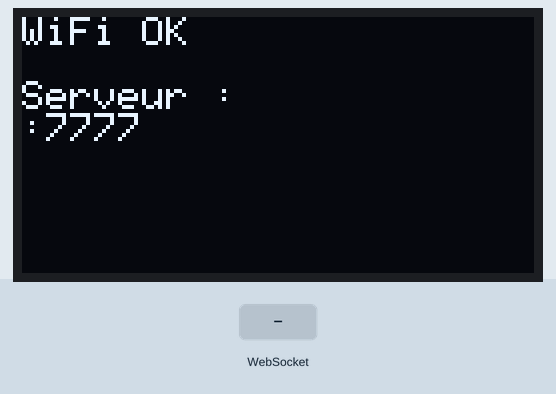
Bench run of a sketch on a simulated ESP32. Shown: 128×64 one-colour display. The inputs (shaded band) are chosen by the test bench. WiFi joins after 1.5 s; servers stay silent unless stated; random numbers use the default seed unless the sketch sets one; not simulated (calls return 0 or success): secrets.h; what the sketch prints to the serial monitor is not drawn.

Above: at 1.6 s.
At 4.7 s:
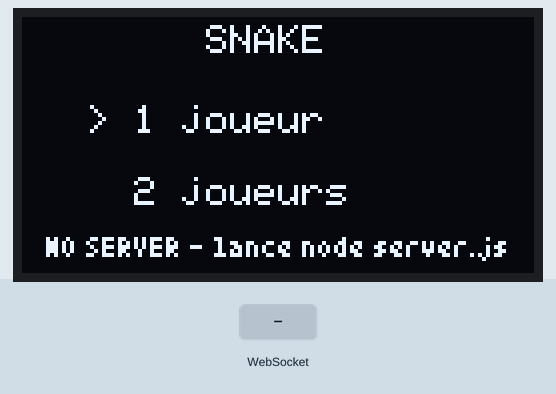
4.8 s: WebSocket text "start" received
At 9.7 s:
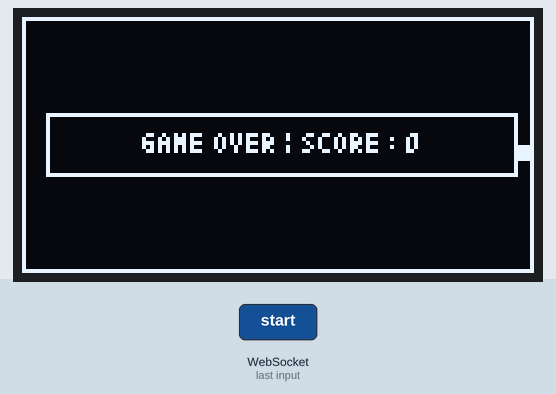
9.9 s: WebSocket text "up" received
At 10.8 s:
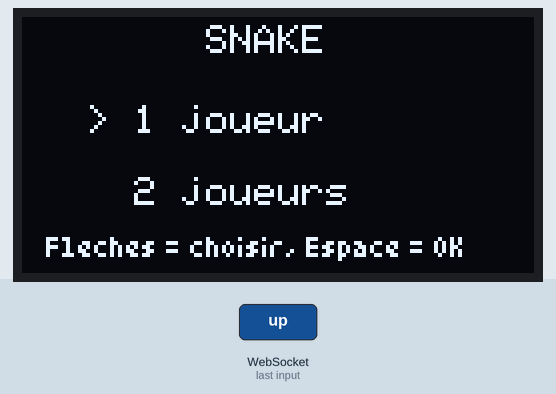
Timing chart, 0 to 12.9 s (numbered marks = the images above; inputs shaded):
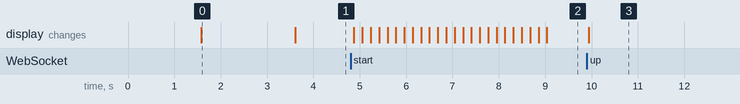

Measured:
- after the input at 4.8 s, the display: first changes after 0.07 s (image 2 shows a later state)
- after the input at 9.9 s, the display: changes at once (image 3)
- what the display in image 0 shows lasts 2.0 s, from 1.6 s to 3.6 s

The sketch:

snake_client.ino
```cpp
#include <WiFi.h>
#include <WebSocketsClient.h>
#include <Wire.h>
#include <Adafruit_GFX.h>
#include <Adafruit_SSD1306.h>
#include "secrets.h"
#include <Fonts/TomThumb.h>

#define SCREEN_WIDTH 128
#define SCREEN_HEIGHT 64
#define OLED_ADDR 0x3C
#define CELL 4
#define GRID_W (SCREEN_WIDTH / CELL)
#define GRID_H (SCREEN_HEIGHT / CELL)
#define MAX_LEN (GRID_W * GRID_H)

#define PORT 7777

const char* ssid = WIFI_SSID;
const char* password = WIFI_PASSWORD;

Adafruit_SSD1306 display(SCREEN_WIDTH, SCREEN_HEIGHT, &Wire, -1);
WebSocketsClient webSocket;
bool connected = false;

struct Snake {
  uint8_t bodyX[MAX_LEN], bodyY[MAX_LEN];
  int length;
  int dirX, dirY, nextDirX, nextDirY; //current dir / next dir
  bool dead;
};

Snake player1;
Snake player2;
bool twoPlayers = false;
bool inMenu = true;
int menuSelection = 0;
uint8_t foodX, foodY;
unsigned long lastTick = 0;
const unsigned long TICK_MS = 180;
bool noWalls = false;

bool cellOnSnake(Snake& snake, uint8_t cellX, uint8_t cellY) {
  for (int i = 0; i < snake.length; i++)
    if (snake.bodyX[i] == cellX && snake.bodyY[i] == cellY) return true;
  return false;
}

//place la nourriture du snake aléatoirement sur une case.
void placeFood() {
  while (true) {
    uint8_t candidateX = random(GRID_W);
    uint8_t candidateY = random(GRID_H);
    if (cellOnSnake(player1, candidateX, candidateY)) continue;
    if (twoPlayers && cellOnSnake(player2, candidateX, candidateY)) continue;
    foodX = candidateX; foodY = candidateY; return;
  }
}

void resetSnake(Snake& snake, int startX, int startY, int startDirX) {
  snake.length = 3;
  for (int i = 0; i < snake.length; i++) { snake.bodyX[i] = startX - i * startDirX; snake.bodyY[i] = startY; }
  snake.dirX = startDirX; snake.dirY = 0;
  snake.nextDirX = startDirX; snake.nextDirY = 0;
  snake.dead = false;
}

void resetGame() {
  resetSnake(player1, GRID_W / 4, GRID_H / 2, 1);
  if (twoPlayers) resetSnake(player2, 3 * GRID_W / 4, GRID_H / 2, -1);
  placeFood();
}

void setDirection(Snake& snake, int dx, int dy) {
  if (dx == -snake.dirX && dy == -snake.dirY) return;
  snake.nextDirX = dx; snake.nextDirY = dy;
}

//calcule le déplacement de la tête
bool headOf(Snake& snake, int& newX, int& newY) {
  newX = snake.bodyX[0] + snake.dirX;
  newY = snake.bodyY[0] + snake.dirY;
  if (noWalls) {
    newX = (newX + GRID_W) % GRID_W;
    newY = (newY + GRID_H) % GRID_H;
    return true;
  }
  return !(newX < 0 || newX >= GRID_W || newY < 0 || newY >= GRID_H);
}

bool hitsSnake(Snake& snake, int cellX, int cellY, bool skipTail) {
  for (int i = 0; i < snake.length; i++) {
    if (skipTail && i == snake.length - 1) continue;
    if (snake.bodyX[i] == cellX && snake.bodyY[i] == cellY) return true;
  }
  return false;
}

void moveSnake(Snake& snake, int newX, int newY) {
  bool ateFood = newX == foodX && newY == foodY;
  if (ateFood && snake.length < MAX_LEN) snake.length++;
  for (int i = snake.length - 1; i > 0; i--) { snake.bodyX[i] = snake.bodyX[i - 1]; snake.bodyY[i] = snake.bodyY[i - 1]; }
  snake.bodyX[0] = newX; snake.bodyY[0] = newY;
  if (ateFood) placeFood();
}

void gameTick() {
  if (gameEnded()) return;
  //applique la direction
  player1.dirX = player1.nextDirX; player1.dirY = player1.nextDirY;
  if (twoPlayers) { player2.dirX = player2.nextDirX; player2.dirY = player2.nextDirY; }
  //calcule où vont les têtes
  int head1X, head1Y, head2X = 0, head2Y = 0;
  bool head1Valid = headOf(player1, head1X, head1Y);
  bool head2Valid = twoPlayers ? headOf(player2, head2X, head2Y) : false;
  //mort à cause du mur
  bool player1Dies = !head1Valid;
  bool player2Dies = twoPlayers && !head2Valid;

  if (!player1Dies) {
    bool player1Ate = head1X == foodX && head1Y == foodY;
    if (hitsSnake(player1, head1X, head1Y, !player1Ate)) player1Dies = true;
    if (twoPlayers && hitsSnake(player2, head1X, head1Y, false)) player1Dies = true;
  }
  if (twoPlayers && !player2Dies) {
    bool player2Ate = head2X == foodX && head2Y == foodY;
    if (hitsSnake(player2, head2X, head2Y, !player2Ate)) player2Dies = true;
    if (hitsSnake(player1, head2X, head2Y, false)) player2Dies = true;
  }
  if (twoPlayers && head1Valid && head2Valid && head1X == head2X && head1Y == head2Y) { player1Dies = true; player2Dies = true; }
  //enregistre qui meur
  if (player1Dies) player1.dead = true;
  if (twoPlayers && player2Dies) player2.dead = true;
  // dernier mouvement pour le snake survivant
  if (!player1.dead) moveSnake(player1, head1X, head1Y);
  if (twoPlayers && !player2.dead) moveSnake(player2, head2X, head2Y);
}

bool gameEnded() {
  return player1.dead || (twoPlayers && player2.dead);
}

void drawSnake(Snake& snake, bool filled) {
  for (int i = 0; i < snake.length; i++) {
    if (filled) display.fillRect(snake.bodyX[i] * CELL, snake.bodyY[i] * CELL, CELL, CELL, SSD1306_WHITE);
    else        display.drawRect(snake.bodyX[i] * CELL, snake.bodyY[i] * CELL, CELL, CELL, SSD1306_WHITE);
  }
}

// compose la scène entièrement
void draw() {
  display.clearDisplay();
  display.drawRect(0, 0, SCREEN_WIDTH, SCREEN_HEIGHT, SSD1306_WHITE);
  display.fillRect(foodX * CELL + 1, foodY * CELL + 1, CELL - 2, CELL - 2, SSD1306_WHITE);
  drawSnake(player1, true);
  if (twoPlayers) drawSnake(player2, false);

  if (!connected) {
    display.setCursor(2, 2);
    display.print("NO SERVER");
  }

  if (gameEnded()) {
    display.fillRect(6, 24, 118, 16, SSD1306_BLACK);
    display.drawRect(6, 24, 118, 16, SSD1306_WHITE);
    display.setFont(&TomThumb);
    display.setCursor(30, 34);
    if (!twoPlayers) {
      display.print("GAME OVER | SCORE : ");
      display.print(player1.length - 3);
    } else if (player1.dead && player2.dead) {
      display.print("EGALITE !");
    } else if (player1.dead) {
      display.print("JOUEUR 2 GAGNE !");
    } else {
      display.print("JOUEUR 1 GAGNE !");
    }
    display.setFont();
  }
  display.display();
}

void drawMenu() {
  display.clearDisplay();
  display.setFont();
  display.setCursor(46, 2);
  display.print("SNAKE");
  display.setCursor(16, 22);
  display.print(menuSelection == 0 ? "> 1 joueur" : "  1 joueur");
  display.setCursor(16, 40);
  display.print(menuSelection == 1 ? "> 2 joueurs" : "  2 joueurs");
  display.setFont(&TomThumb);
  display.setCursor(6, 60);
  if (!connected) display.print("NO SERVER - lance node server.js");
  else display.print("Fleches = choisir, Espace = OK");
  display.setFont();
  display.display();
}

void onDirection(String message) {
  message.trim();

  if (inMenu) {
    if (message.endsWith(":up")) menuSelection = 0;
    else if (message.endsWith(":down")) menuSelection = 1;
    else if (message == "start") { twoPlayers = (menuSelection == 1); resetGame(); inMenu = false; }
    return;
  }

  if (gameEnded()) { inMenu = true; return; }

  int colonIndex = message.indexOf(':');
  if (colonIndex < 0) return;
  int player = message.substring(0, colonIndex).toInt();
  String direction = message.substring(colonIndex + 1);

  Snake& snake = (player == 2 && twoPlayers) ? player2 : player1;
  if (direction == "up") setDirection(snake, 0, -1);
  else if (direction == "down") setDirection(snake, 0, 1);
  else if (direction == "left") setDirection(snake, -1, 0);
  else if (direction == "right") setDirection(snake, 1, 0);
}

void onWsEvent(WStype_t type, uint8_t* payload, size_t length) {
  if (type == WStype_CONNECTED) {
    connected = true;
    Serial.println("Connecte au serveur !");
  } else if (type == WStype_DISCONNECTED) {
    connected = false;
    Serial.println("Deconnecte du serveur");
  } else if (type == WStype_TEXT) {
    onDirection(String((char*)payload, length));
  }
}

void setup() {
  Serial.begin(115200);

  Wire.begin(8, 9);
  display.begin(SSD1306_SWITCHCAPVCC, OLED_ADDR);
  display.setTextSize(1);
  display.setTextColor(SSD1306_WHITE);

  display.clearDisplay();
  display.setCursor(0, 0);
  display.println("Connexion WiFi...");
  display.display();
  Serial.print("Connexion WiFi");

  WiFi.begin(ssid, password);
  WiFi.setSleep(false);
  WiFi.setAutoReconnect(true);
  while (WiFi.status() != WL_CONNECTED) {
    delay(500);
    Serial.print(".");
  }
  Serial.println(" OK");

  display.clearDisplay();
  display.setCursor(0, 0);
  display.println("WiFi OK");
  display.println("");
  display.println("Serveur :");
  display.print(SERVER_HOST);
  display.print(":");
  display.println(PORT);
  display.display();
  Serial.print("Serveur : ");
  Serial.print(SERVER_HOST);
  Serial.print(":");
  Serial.println(PORT);
  delay(2000);

  randomSeed(esp_random());

  webSocket.begin(SERVER_HOST, PORT, "/");
  webSocket.onEvent(onWsEvent);
  webSocket.setReconnectInterval(2000);
  webSocket.enableHeartbeat(15000, 3000, 2);
}

void loop() {
  webSocket.loop();
  if (millis() - lastTick >= TICK_MS) {
    lastTick = millis();
    if (inMenu) {
      drawMenu();
    } else {
      gameTick();
      draw();
    }
  }
}
```
